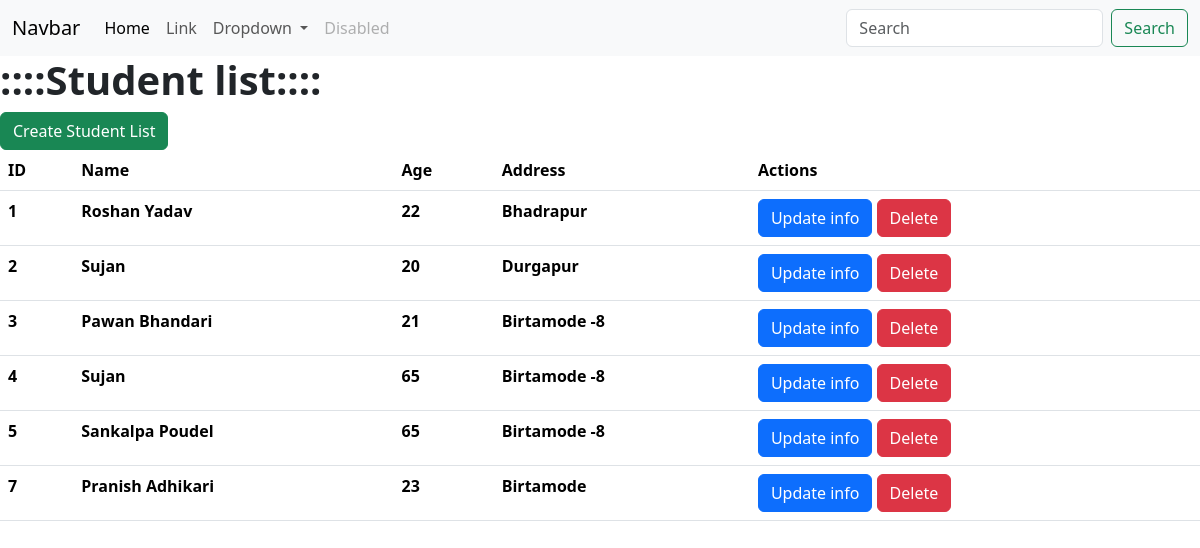
/list_student/, run on the app's committed database.
### myapp/models.py (models this page shows, shortened)
class Student(models.Model):
  name = models.CharField(max_length=255)
  address = models.CharField(max_length=255)
  age = models.IntegerField()

### myapp/views.py (the view)
# urls.py: path('list_student/', student_list),
def student_list(request):
    students = Student.objects.all()
    data ={
        'students': students
    }
    return render(request, "student_list.html", data)

### templates/student_list.html (shortened to what this page needs)
<!DOCTYPE html>
<html lang="en">
<head>
    <link href="https://cdn.jsdelivr.net/npm/bootstrap@5.3.3/dist/css/bootstrap.min.css" rel="stylesheet">
</head>
<body>
    <nav class="text-primary navbar navbar-expand-lg bg-body-tertiary bg-primary">
        <div class="container-fluid">
          <a class="navbar-brand" href="#">Navbar</a>
          <div class="collapse navbar-collapse" id="navbarSupportedContent">
            <ul class="navbar-nav me-auto mb-2 mb-lg-0">
              <li class="nav-item">
                <a class="nav-link active" aria-current="page" href="#">Home</a>
              </li>
              <li class="nav-item">
                <a class="nav-link" href="#">Link</a>
              </li>
              <li class="nav-item dropdown">
                <a class="nav-link dropdown-toggle" href="#" role="button" data-bs-toggle="dropdown" aria-expanded="false">
                  Dropdown
                </a>
              </li>
              <li class="nav-item">
                <a class="nav-link disabled" aria-disabled="true">Disabled</a>
              </li>
            </ul>
            <form class="d-flex" role="search">
              <input class="form-control me-2" type="search" placeholder="Search" aria-label="Search">
              <button class="btn btn-outline-success" type="submit">Search</button>
            </form>
          </div>
        </div>
      </nav>
    <h1 class="heading"><b>::::Student list::::</b></h1>
    <a class="btn btn-success" href="/create/">Create Student List</a>
    <table class="table">
        <thead>
          <tr>
            <th scope="col">ID</th>
            <th scope="col">Name</th>
            <th scope="col">Age</th>
            <th scope="col">Address</th>
            <th scope="col">Actions</th>
          </tr>
        </thead>
        <tbody>
            {% for s in students %}
            <tr>
                <th scope="col">{{s.id}}</th>
                <th scope="col">{{s.name}}</th>
                <th scope="col">{{s.age}}</th>
                <th scope="col">{{s.address}}</th>
                <td>
                    <a class="btn btn-primary" href="/update/{{s.id}}/">Update info</a>
                    <a class="btn btn-danger" href="/delete/{{s.id}}/">Delete</a>
                </td>
              </tr>
          {% endfor %}
        </tbody>
      </table>
</body>
</html>

### data on the page
Student: id "1", name "Roshan Yadav", age "22", address "Bhadrapur"
Student: id "2", name "Sujan", age "20", address "Durgapur"
Student: id "3", name "Pawan Bhandari", age "21", address "Birtamode -8"
Student: id "4", name "Sujan", age "65", address "Birtamode -8"
Student: id "5", name "Sankalpa Poudel", age "65", address "Birtamode -8"
Student: id "7", name "Pranish Adhikari", age "23", address "Birtamode"
